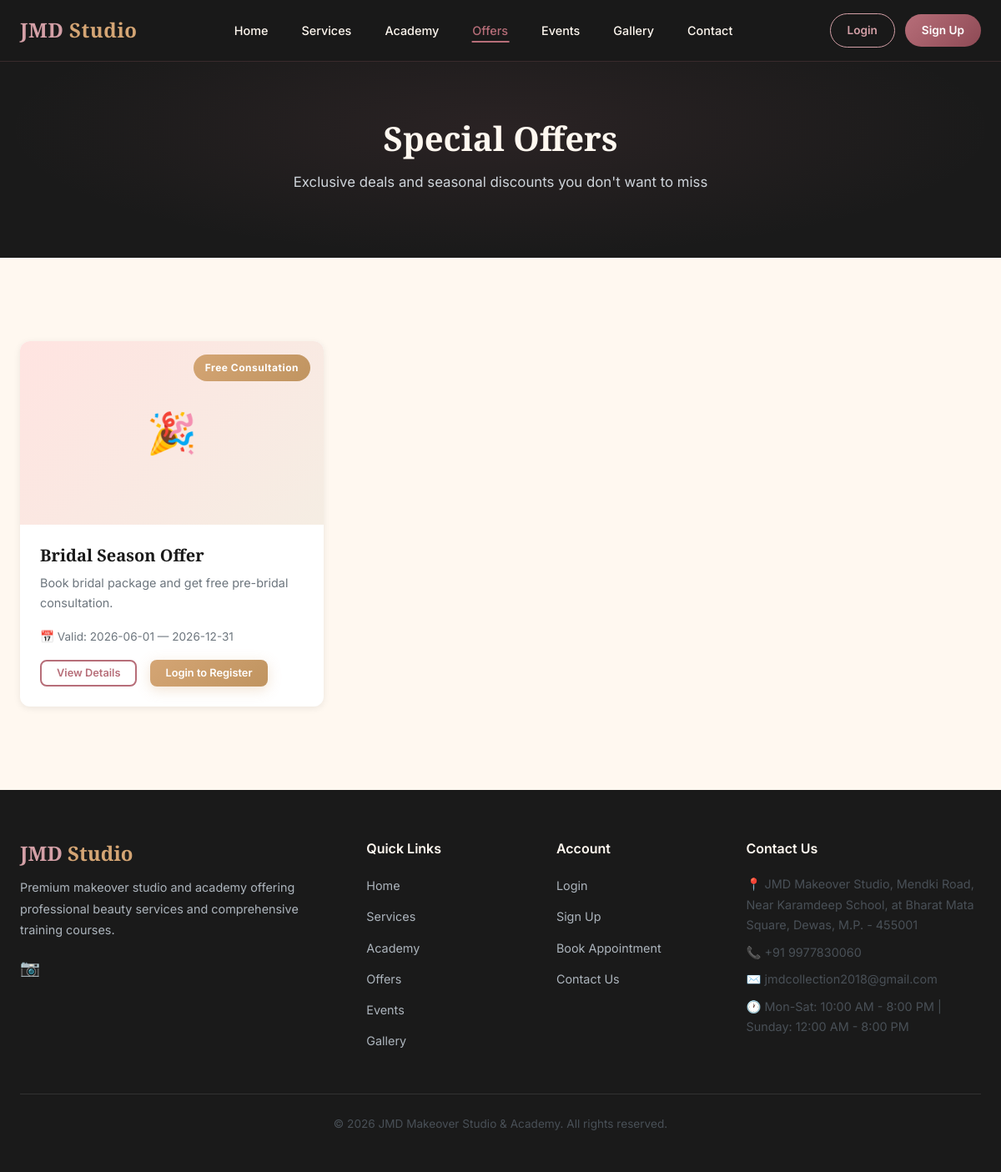
Screenshot of /offers with the database file from the repository.
### tables this page shows
CREATE TABLE offers (
        id INTEGER PRIMARY KEY AUTOINCREMENT,
        title TEXT NOT NULL,
        description TEXT,
        discount TEXT,
        start_date TEXT,
        end_date TEXT,
        image TEXT,
        is_active INTEGER DEFAULT 1,
        created_at TIMESTAMP DEFAULT CURRENT_TIMESTAMP
    );

CREATE TABLE site_settings (
    key TEXT PRIMARY KEY,
    value TEXT
);

### app.py (the view)
@app.route('/offers')
def offers():
    db = get_db()
    today = date.today().isoformat()
    active_offers = db.execute('SELECT * FROM offers WHERE is_active = 1 AND end_date >= ?', (today,)).fetchall()
    return render_template('offers.html', offers=active_offers)

### app.py (called while the page is built)
def get_db():
    if 'db' not in g:
        g.db = sqlite3.connect(DB_NAME)
        g.db.row_factory = sqlite3.Row
    return g.db

def get_settings():
    db = get_db()
    rows = db.execute('SELECT key, value FROM site_settings').fetchall()
    return {row['key']: row['value'] for row in rows}

@app.context_processor
def inject_user():
    user = None
    unread_count = 0
    if 'user_id' in session:
        db = get_db()
        user = db.execute('SELECT * FROM users WHERE id = ?', (session['user_id'],)).fetchone()
        unread_count = db.execute('SELECT COUNT(*) FROM notifications WHERE user_id = ? AND is_read = 0',
                                  (session['user_id'],)).fetchone()[0]
    settings = get_settings()
    return dict(current_user=user, unread_count=unread_count, site=settings)

### templates/offers.html (shortened to what this page needs)
{% extends 'base.html' %}
{% block content %}
<div class="page-header">
    <div class="container">
        <h1>Special Offers</h1>
        <p>Exclusive deals and seasonal discounts you don't want to miss</p>
    </div>
</div>
<section class="section">
    <div class="container">
        {% if offers %}
        <div class="card-grid card-grid-3">
            {% for offer in offers %}
            <div class="card">
                <div class="card-badge card-badge-gold">{{ offer.discount }}</div>
                <div class="card-image">
                    {% if offer.image %}
                    <img src="{{ url_for('static', filename='uploads/' + offer.image) }}" alt="{{ offer.title }}">
                    {% else %}
                    <span class="placeholder-icon">🎉</span>
                    {% endif %}
                </div>
                <div class="card-body">
                    <h3><a href="{{ url_for('offer_detail', id=offer.id) }}" style="color: var(--black);">{{ offer.title }}</a></h3>
                    <p>{{ offer.description }}</p>
                    <div class="card-meta">
                        <span>📅 Valid: {{ offer.start_date }} — {{ offer.end_date }}</span>
                    </div>
                    <div class="d-flex gap-2 flex-wrap">
                        <a href="{{ url_for('offer_detail', id=offer.id) }}" class="btn btn-outline btn-sm">View Details</a>
                        {% if current_user %}
                        <form action="{{ url_for('register_offer', id=offer.id) }}" method="POST" style="display:inline;">
                            <button type="submit" class="btn btn-gold btn-sm">Register Now</button>
                        </form>
                        {% else %}
                        <a href="{{ url_for('login') }}" class="btn btn-gold btn-sm">Login to Register</a>
                        {% endif %}
                    </div>
                </div>
            </div>
            {% endfor %}
        </div>
        {% else %}
        <div class="empty-state">
            <div class="empty-icon">🎉</div>
            <p>No active offers right now. Check back soon for exciting deals!</p>
        </div>
        {% endif %}
    </div>
</section>
{% endblock %}

### templates/base.html (shortened to what this page needs)
<!DOCTYPE html>
<html lang="en">
<head>
    <link rel="stylesheet" href="{{ url_for('static', filename='css/style.css') }}">
</head>
<body>
    <nav class="navbar" id="navbar">
        <div class="container">
            <a href="{{ url_for('home') }}" class="nav-brand">
                <span class="logo-text">JMD <span>Studio</span></span>
            </a>
            <ul class="nav-links" id="nav-links">
                <li><a href="{{ url_for('home') }}" class="{% if request.endpoint == 'home' %}active{% endif %}">Home</a></li>
                <li><a href="{{ url_for('services') }}" class="{% if request.endpoint == 'services' %}active{% endif %}">Services</a></li>
                <li><a href="{{ url_for('academy') }}" class="{% if request.endpoint == 'academy' %}active{% endif %}">Academy</a></li>
                <li><a href="{{ url_for('offers') }}" class="{% if request.endpoint == 'offers' %}active{% endif %}">Offers</a></li>
                <li><a href="{{ url_for('events') }}" class="{% if request.endpoint in ['events', 'event_detail'] %}active{% endif %}">Events</a></li>
                <li><a href="{{ url_for('gallery') }}" class="{% if request.endpoint == 'gallery' %}active{% endif %}">Gallery</a></li>
                <li><a href="{{ url_for('contact') }}" class="{% if request.endpoint == 'contact' %}active{% endif %}">Contact</a></li>
            </ul>
            <div class="nav-auth" id="nav-auth">
                {% if current_user %}
                    <a href="{{ url_for('user_dashboard') }}" class="btn-nav btn-nav-outline">Dashboard</a>
                    <a href="{{ url_for('logout') }}" class="btn-nav btn-nav-solid">Logout</a>
                {% else %}
                    <a href="{{ url_for('login') }}" class="btn-nav btn-nav-outline">Login</a>
                    <a href="{{ url_for('signup') }}" class="btn-nav btn-nav-solid">Sign Up</a>
                {% endif %}
            </div>
        </div>
    </nav>
    <main>
        {% block content %}{% endblock %}
    </main>
    {% block footer %}
    <footer class="footer">
        <div class="container">
            <div class="footer-grid">
                <div class="footer-brand">
                    <h3>JMD <span>Studio</span></h3>
                    <p>{{ site.get('about_text', 'Premium makeover studio and academy.') }}</p>
                    {% if site.get('instagram') or site.get('facebook') or site.get('youtube') %}
                    <div style="margin-top: 12px; display: flex; gap: 12px;">
                        {% if site.get('instagram') %}<a href="{{ site.instagram }}" target="_blank" style="color: var(--rose-gold); font-size: 1.2rem;">📷</a>{% endif %}
                    </div>
                    {% endif %}
                </div>
                <div>
                    <h4>Quick Links</h4>
                    <ul class="footer-links">
                        <li><a href="{{ url_for('home') }}">Home</a></li>
                        <li><a href="{{ url_for('services') }}">Services</a></li>
                        <li><a href="{{ url_for('academy') }}">Academy</a></li>
                        <li><a href="{{ url_for('offers') }}">Offers</a></li>
                        <li><a href="{{ url_for('events') }}">Events</a></li>
                        <li><a href="{{ url_for('gallery') }}">Gallery</a></li>
                    </ul>
                </div>
                <div>
                    <h4>Account</h4>
                    <ul class="footer-links">
                        <li><a href="{{ url_for('login') }}">Login</a></li>
                        <li><a href="{{ url_for('signup') }}">Sign Up</a></li>
                        <li><a href="{{ url_for('book_appointment') }}">Book Appointment</a></li>
                        <li><a href="{{ url_for('contact') }}">Contact Us</a></li>
                    </ul>
                </div>
                <div class="footer-contact">
                    <h4>Contact Us</h4>
                    <p>📍 {{ site.get('address', 'JMD Makeover Studio') }}</p>
                    <p>📞 {{ site.get('phone', '+91 98765 43210') }}</p>
                    <p>✉️ {{ site.get('email', 'info@jmdstudio.com') }}</p>
                    <p>🕐 {{ site.get('working_hours', 'Mon-Sat: 10AM - 8PM') }}</p>
                </div>
            </div>
            <div class="footer-bottom">
                <p>&copy; 2026 {{ site.get('studio_name', 'JMD Makeover Studio & Academy') }}. All rights reserved.</p>
            </div>
        </div>
    </footer>
    {% endblock %}
</body>
</html>

### rows the page displays
offers: discount "Free Consultation", title "Bridal Season Offer", description "Book bridal package and get free pre-bridal consultation.", start_date "2026-06-01", end_date "2026-12-31"
site_settings: get "Premium makeover studio and academy offering professional beauty services and comprehensive training courses."
site_settings: get "JMD Makeover Studio, Mendki Road, Near Karamdeep School, at Bharat Mata Square, Dewas, M.P. - 455001"
site_settings: get "+91 9977830060"
site_settings: get "jmdcollection2018@gmail.com"
site_settings: get "Mon-Sat: 10:00 AM - 8:00 PM | Sunday: 12:00 AM - 8:00 PM"
site_settings: get "JMD Makeover Studio & Academy"
